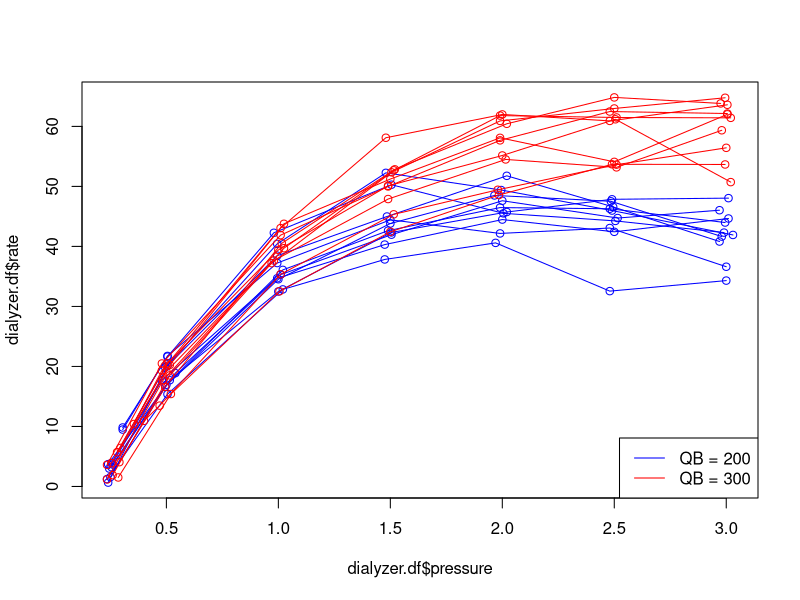
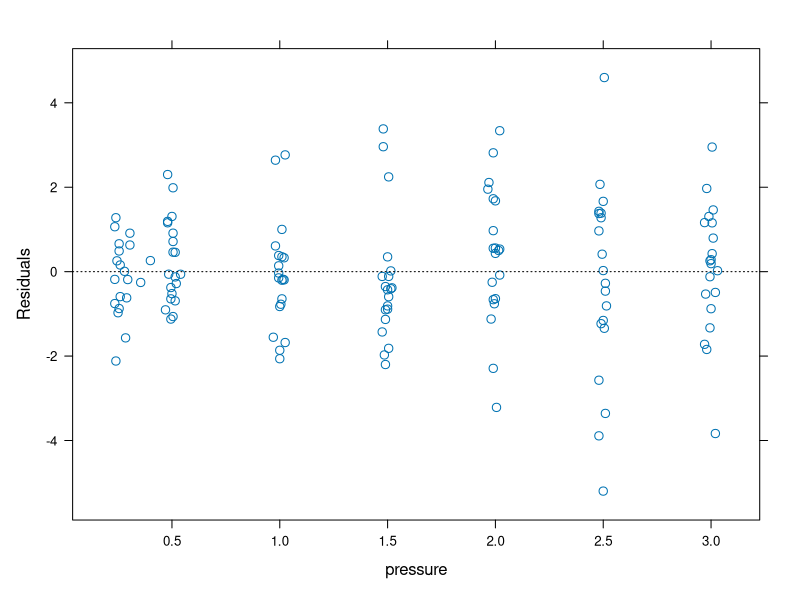
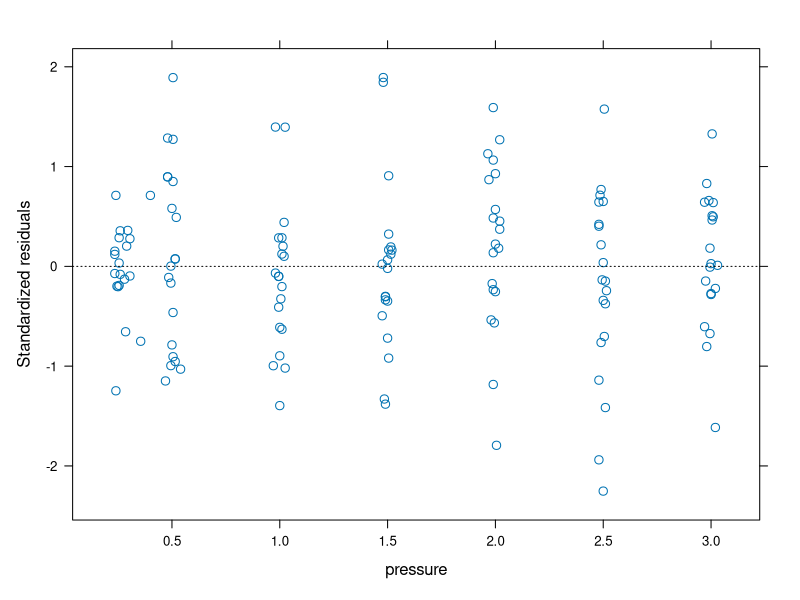
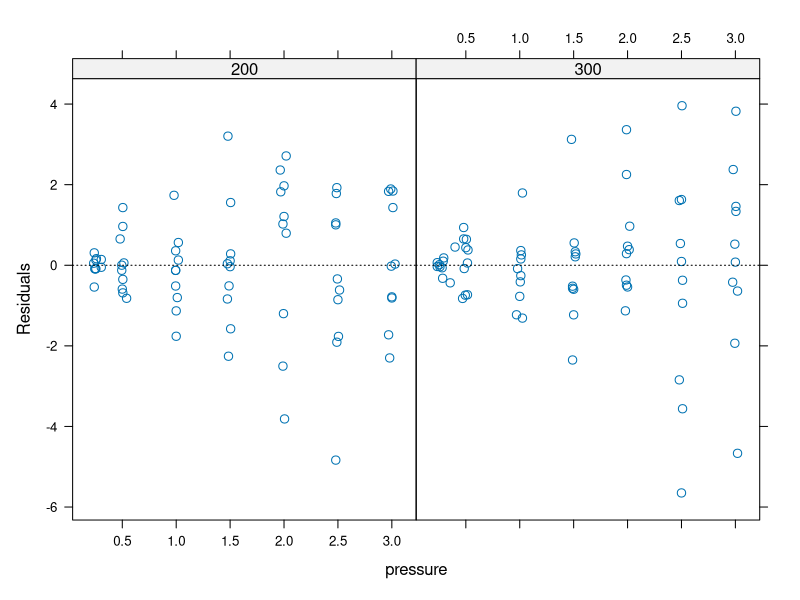
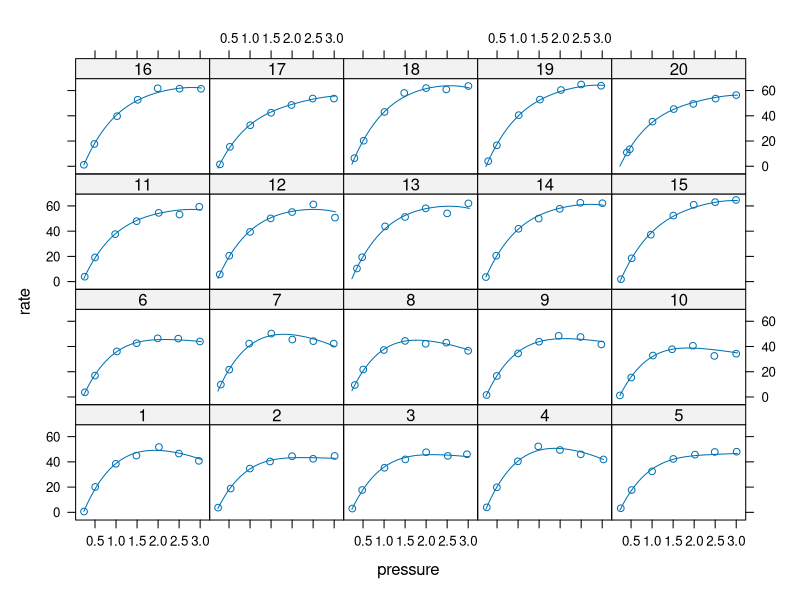
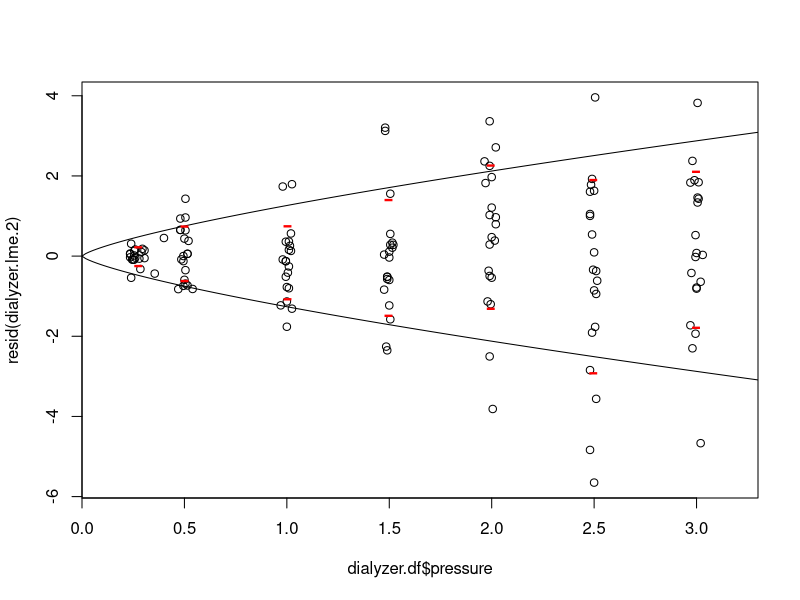
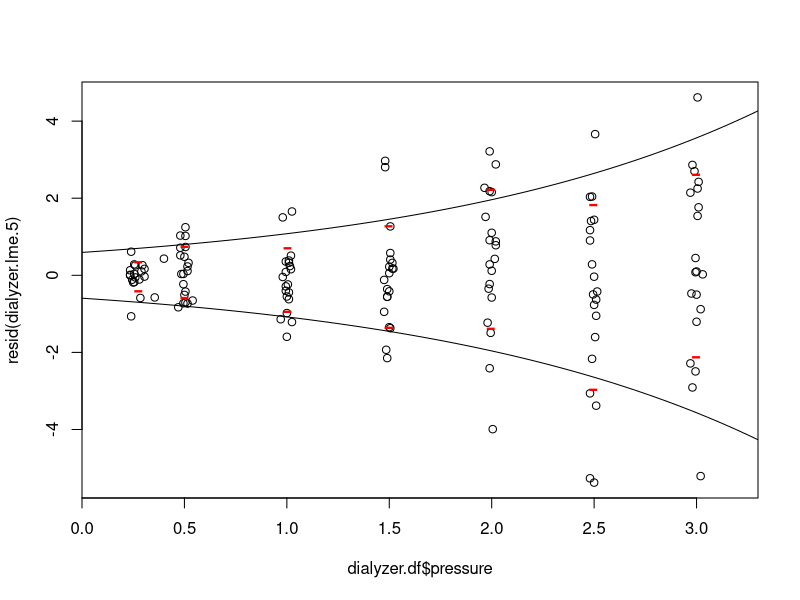

Write the R code that produced these figures, in order.
library(nlme)

dialyzer.df <- data.frame(Dialyzer)
dialyzer.df$Subject <- factor(as.numeric(levels(dialyzer.df$Subject))[dialyzer.df$Subject], ordered = FALSE)

plot(dialyzer.df$pressure, dialyzer.df$rate, type='n')
for (s.index in 1:length(unique(dialyzer.df$Subject))) {
  s <- unique(dialyzer.df$Subject)[s.index]
  lines(dialyzer.df$pressure[dialyzer.df$Subject==s], dialyzer.df$rate[dialyzer.df$Subject==s], 
    col=ifelse(dialyzer.df$QB[dialyzer.df$Subject==s][1]==200, 'blue', 'red'), type='o')
}
legend('bottomright', lty=1, col=c('blue', 'red'), c('QB = 200', 'QB = 300'))


###################
# P&B, p. 214-221 #
###################

dialyzer.lme.1 <- lme(rate ~ (pressure + I(pressure^2) + 
                              I(pressure^3) + I(pressure^4))*QB, 
  random = ~ pressure + I(pressure^2) | Subject, data=dialyzer.df)
# for the results in the book:
# contrasts=list(QB='contr.sum')
dialyzer.lme.1
plot(dialyzer.lme.1, resid(.) ~ pressure, grid=FALSE, abline=0, lty='dotted')


# introduce heteroscedasticity (some power of pressure)
dialyzer.lme.2 <- lme(rate ~ (pressure + I(pressure^2) + I(pressure^3) + I(pressure^4))*QB, 
  random = ~ pressure + I(pressure^2) | Subject, 
  weights = varPower(form = ~ pressure), data=dialyzer.df)
dialyzer.lme.2

anova(dialyzer.lme.1, dialyzer.lme.2)

plot(dialyzer.lme.2, resid(., type='pearson') ~ pressure, grid=FALSE, abline=0, lty='dotted')

intervals(dialyzer.lme.2)  # different from P&B p. 218


plot(dialyzer.lme.2, resid(.) ~ pressure | QB, grid=FALSE, abline=0, lty='dotted')

# more flexible heteroscedastic model (some power of pressure, strata: QB)
dialyzer.lme.3 <- lme(rate ~ (pressure + I(pressure^2) + I(pressure^3) + I(pressure^4))*QB, 
  random = ~ pressure + I(pressure^2) | Subject, 
  weights = varPower(form = ~ pressure | QB), data=dialyzer.df)
dialyzer.lme.3

anova(dialyzer.lme.2, dialyzer.lme.3)  # stratification not needed


# pressure may be close to 0 ==> try varConstPower instead
dialyzer.lme.4 <- lme(rate ~ (pressure + I(pressure^2) + I(pressure^3) + I(pressure^4))*QB, 
  random = ~ pressure + I(pressure^2) | Subject, 
  weights = varConstPower(form = ~ pressure), data=dialyzer.df)

anova(dialyzer.lme.2, dialyzer.lme.4)  # constant not needed



plot(augPred(dialyzer.lme.2, primary = ~ pressure))



anova(dialyzer.lme.2)

anova(dialyzer.lme.2, Terms = 8:10)



###########################
# Sheet 3, exercise 2 (b) #
###########################

dialyzer.lme.2
1.262599^2 * 2^(2*0.7493284)

# comparison of the fitted variance function to the residuals 
# and to their mean +/- sd per "group" of pressure
plot(dialyzer.df$pressure, resid(dialyzer.lme.2), xlim=c(0, 3.3), xaxs='i')
p <- seq(0, 3.5, length=200)
lines(p, sqrt(1.262599^2 * p^(2*0.7493284)))
lines(p, -sqrt(1.262599^2 * p^(2*0.7493284)))
lapply(split(cbind(dialyzer.df, resid=resid(dialyzer.lme.2)), cut(dialyzer.df$pressure, c(0, 0.4, seq(0.75, 3.25, 0.5)))), function(df) {
  points(rep(mean(df$pressure), 2), mean(df$resid) + c(-1, 1) * sd(df$resid), 
  pch='-', cex=2, col='red')
})


###########################
# Sheet 3, exercise 2 (c) #
###########################

dialyzer.lme.5 <- lme(rate ~ (pressure + I(pressure^2) + I(pressure^3) + I(pressure^4))*QB, 
  random = ~ pressure + I(pressure^2) | Subject, 
  weights = varExp(form = ~ pressure), data=dialyzer.df)
dialyzer.lme.5

# comparison of the fitted variance function to the residuals 
# and to their mean +/- sd per "group" of pressure
plot(dialyzer.df$pressure, resid(dialyzer.lme.5), xlim=c(0, 3.3), xaxs='i')
p <- seq(0, 3.5, length=100)
lines(p, sqrt(0.5937779^2 * exp(2*0.5975527*p)))
lines(p, -sqrt(0.5937779^2 * exp(2*0.5975527*p)))
lapply(split(cbind(dialyzer.df, resid=resid(dialyzer.lme.5)), cut(dialyzer.df$pressure, c(0, 0.4, seq(0.75, 3.25, 0.5)))), function(df) {
  points(rep(mean(df$pressure), 2), mean(df$resid) + c(-1, 1) * sd(df$resid), 
  pch='-', cex=2, col='red')
})

anova(dialyzer.lme.2, dialyzer.lme.5)

